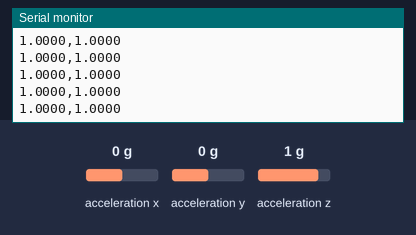
This sketch was run on a simulated Arduino Uno, built with avr-gcc and run on an emulated ATmega328P. On the bench: the last lines printed to the serial monitor. Wiring (inferred from the names in the program): MPU-6050 motion sensor at I2C address 0x68. Inputs (shaded band) come from the test bench; at power-on: acceleration z 1 g, acceleration x 0 g, acceleration y 0 g.

Above: at 1.2 s.
1.3 s: acceleration z set to -1.4 g
At 1.9 s:
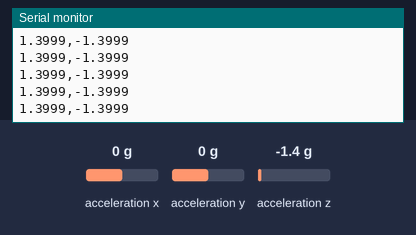
4.3 s: acceleration x set to -1.4 g
At 5.4 s:
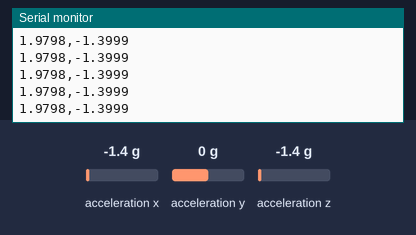
Timing chart, 0 to 5.7 s (numbered marks = the images above; inputs shaded):
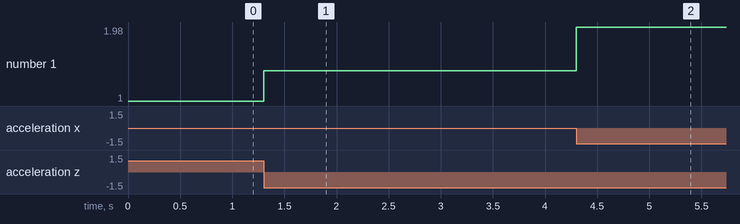

Measured:
- after the input at 1.3 s, the serial monitor: prints a new line at once (image 1)
- after the input at 4.3 s, the serial monitor: prints a new line at once (image 2)
- plotted number 1: 1 → 1.4 after the input at 1.3 s, 1.4 → 1.98 after the input at 4.3 s

The sketch:

bai3.ino
```cpp
#include <Wire.h>

const int MPU_addr = 0x68;
int16_t AcX, AcY, AcZ;

unsigned long lastTime = 0;
const unsigned long interval = 2000; // 2000 microseconds = 2ms (fs = 500Hz)

void setup() {
  Wire.begin();

  // Đánh thức MPU6050
  Wire.beginTransmission(MPU_addr);
  Wire.write(0x6B);
  Wire.write(0);
  Wire.endTransmission(true);

  // Cấu hình dải đo gia tốc +/- 8g (Thanh ghi 0x1C)
  Wire.beginTransmission(MPU_addr);
  Wire.write(0x1C);
  Wire.write(0x10);
  Wire.endTransmission(true);

  // Mở cổng Serial tốc độ cao
  Serial.begin(115200);
}

void loop() {
  unsigned long currentTime = micros();

  // Đảm bảo lấy mẫu chuẩn xác mỗi 2ms (500Hz)
  if (currentTime - lastTime >= interval) {
    lastTime = currentTime;

    Wire.beginTransmission(MPU_addr);
    Wire.write(0x3B);
    Wire.endTransmission(false);
    Wire.requestFrom(MPU_addr, 6, true);

    AcX = Wire.read() << 8 | Wire.read();
    AcY = Wire.read() << 8 | Wire.read();
    AcZ = Wire.read() << 8 | Wire.read();

    // Chuyển đổi sang đơn vị g (dải +/- 8g chia cho 4096)
    float ax = (float)AcX / 4096.0;
    float ay = (float)AcY / 4096.0;
    float az = (float)AcZ / 4096.0;

    // Tính độ lớn gia tốc toàn phần |a|
    float a_total = sqrt(ax*ax + ay*ay + az*az);

    // Gửi dữ liệu dạng text cách nhau bằng dấu phẩy
    Serial.print(a_total, 4);
    Serial.print(",");
    Serial.println(az, 4);
  }
}
```
